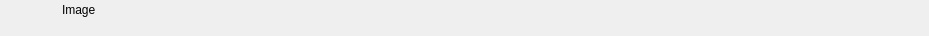
<?xml version="1.0" encoding="UTF-8"?>
<ui version="4.0">
 <class>RundownStillWidget</class>
 <widget class="QWidget" name="RundownStillWidget">
  <property name="geometry">
   <rect>
    <x>0</x>
    <y>0</y>
    <width>929</width>
    <height>36</height>
   </rect>
  </property>
  <layout class="QHBoxLayout" name="horizontalLayout">
   <property name="spacing">
    <number>0</number>
   </property>
   <property name="margin">
    <number>0</number>
   </property>
   <item>
    <widget class="QFrame" name="frameItem">
     <property name="sizePolicy">
      <sizepolicy hsizetype="Preferred" vsizetype="Fixed">
       <horstretch>0</horstretch>
       <verstretch>0</verstretch>
      </sizepolicy>
     </property>
     <property name="minimumSize">
      <size>
       <width>0</width>
       <height>36</height>
      </size>
     </property>
     <widget class="QLabel" name="labelIcon">
      <property name="geometry">
       <rect>
        <x>22</x>
        <y>2</y>
        <width>32</width>
        <height>32</height>
       </rect>
      </property>
      <property name="text">
       <string/>
      </property>
      <property name="pixmap">
       <pixmap resource="../Widgets.qrc">:/Graphics/Images/Still.png</pixmap>
      </property>
      <property name="scaledContents">
       <bool>true</bool>
      </property>
     </widget>
     <widget class="QLabel" name="labelLabel">
      <property name="geometry">
       <rect>
        <x>62</x>
        <y>2</y>
        <width>5000</width>
        <height>16</height>
       </rect>
      </property>
      <property name="text">
       <string>Image</string>
      </property>
     </widget>
     <widget class="QLabel" name="labelChannel">
      <property name="geometry">
       <rect>
        <x>0</x>
        <y>0</y>
        <width>0</width>
        <height>0</height>
       </rect>
      </property>
      <property name="text">
       <string></string>
      </property>
     </widget>
     <widget class="QLabel" name="labelVideolayer">
      <property name="geometry">
       <rect>
        <x>140</x>
        <y>19</y>
        <width>40</width>
        <height>16</height>
       </rect>
      </property>
      <property name="text">
       <string></string>
      </property>
     </widget>
     <widget class="QLabel" name="labelColor">
      <property name="geometry">
       <rect>
        <x>0</x>
        <y>0</y>
        <width>18</width>
        <height>36</height>
       </rect>
      </property>
      <property name="text">
       <string/>
      </property>
     </widget>
     <widget class="QLabel" name="labelGroupColor">
      <property name="geometry">
       <rect>
        <x>0</x>
        <y>0</y>
        <width>6</width>
        <height>36</height>
       </rect>
      </property>
      <property name="text">
       <string/>
      </property>
     </widget>
     <widget class="QLabel" name="labelDevice">
      <property name="geometry">
       <rect>
        <x>62</x>
        <y>19</y>
        <width>75</width>
        <height>16</height>
       </rect>
      </property>
      <property name="text">
       <string></string>
      </property>
     </widget>
     <widget class="QLabel" name="labelDelay">
      <property name="geometry">
       <rect>
        <x>185</x>
        <y>19</y>
        <width>55</width>
        <height>16</height>
       </rect>
      </property>
      <property name="text">
       <string></string>
      </property>
     </widget>
     <widget class="QLabel" name="labelDuration">
      <property name="geometry">
       <rect>
        <x>245</x>
        <y>19</y>
        <width>70</width>
        <height>16</height>
       </rect>
      </property>
      <property name="text">
       <string></string>
      </property>
      <property name="alignment">
       <set>Qt::AlignRight|Qt::AlignTrailing|Qt::AlignVCenter</set>
      </property>
     </widget>
     <widget class="QLabel" name="labelRemoteTriggerId">
      <property name="geometry">
       <rect>
        <x>320</x>
        <y>19</y>
        <width>70</width>
        <height>16</height>
       </rect>
      </property>
      <property name="text">
       <string></string>
      </property>
     </widget>
    </widget>
   </item>
   <item>
    <widget class="QFrame" name="frameStatus">
     <property name="minimumSize">
      <size>
       <width>170</width>
       <height>0</height>
      </size>
     </property>
     <property name="maximumSize">
      <size>
       <width>170</width>
       <height>16777215</height>
      </size>
     </property>
     <widget class="QLabel" name="labelAutoPlay">
      <property name="geometry">
       <rect>
        <x>63</x>
        <y>2</y>
        <width>32</width>
        <height>32</height>
       </rect>
      </property>
      <property name="minimumSize">
       <size>
        <width>32</width>
        <height>32</height>
       </size>
      </property>
      <property name="maximumSize">
       <size>
        <width>32</width>
        <height>32</height>
       </size>
      </property>
      <property name="lineWidth">
       <number>0</number>
      </property>
      <property name="text">
       <string/>
      </property>
      <property name="pixmap">
       <pixmap resource="../Widgets.qrc">:/Graphics/Images/AutoPlayItem.png</pixmap>
      </property>
      <property name="scaledContents">
       <bool>true</bool>
      </property>
     </widget>
     <widget class="QLabel" name="labelGpiConnected">
      <property name="geometry">
       <rect>
        <x>94</x>
        <y>2</y>
        <width>32</width>
        <height>32</height>
       </rect>
      </property>
      <property name="minimumSize">
       <size>
        <width>32</width>
        <height>32</height>
       </size>
      </property>
      <property name="maximumSize">
       <size>
        <width>32</width>
        <height>32</height>
       </size>
      </property>
      <property name="lineWidth">
       <number>0</number>
      </property>
      <property name="text">
       <string/>
      </property>
      <property name="pixmap">
       <pixmap resource="../Widgets.qrc">:/Graphics/Images/GpiConnected.png</pixmap>
      </property>
      <property name="scaledContents">
       <bool>true</bool>
      </property>
     </widget>
     <widget class="QLabel" name="labelDisconnected">
      <property name="geometry">
       <rect>
        <x>125</x>
        <y>2</y>
        <width>32</width>
        <height>32</height>
       </rect>
      </property>
      <property name="minimumSize">
       <size>
        <width>32</width>
        <height>32</height>
       </size>
      </property>
      <property name="maximumSize">
       <size>
        <width>32</width>
        <height>32</height>
       </size>
      </property>
      <property name="text">
       <string/>
      </property>
      <property name="pixmap">
       <pixmap resource="../Widgets.qrc">:/Graphics/Images/Disconnected.png</pixmap>
      </property>
      <property name="scaledContents">
       <bool>true</bool>
      </property>
     </widget>
     <widget class="QLabel" name="labelActiveColor">
      <property name="geometry">
       <rect>
        <x>162</x>
        <y>0</y>
        <width>8</width>
        <height>36</height>
       </rect>
      </property>
      <property name="minimumSize">
       <size>
        <width>8</width>
        <height>36</height>
       </size>
      </property>
      <property name="maximumSize">
       <size>
        <width>8</width>
        <height>36</height>
       </size>
      </property>
      <property name="text">
       <string/>
      </property>
     </widget>
     <widget class="QLabel" name="labelThumbnail">
      <property name="geometry">
       <rect>
        <x>0</x>
        <y>2</y>
        <width>57</width>
        <height>32</height>
       </rect>
      </property>
      <property name="minimumSize">
       <size>
        <width>57</width>
        <height>32</height>
       </size>
      </property>
      <property name="maximumSize">
       <size>
        <width>57</width>
        <height>32</height>
       </size>
      </property>
      <property name="lineWidth">
       <number>0</number>
      </property>
      <property name="text">
       <string/>
      </property>
      <property name="scaledContents">
       <bool>true</bool>
      </property>
     </widget>
    </widget>
   </item>
  </layout>
 </widget>
 <resources>
  <include location="../Widgets.qrc"/>
 </resources>
 <connections/>
 <slots>
  <slot>addToCombo()</slot>
 </slots>
</ui>
